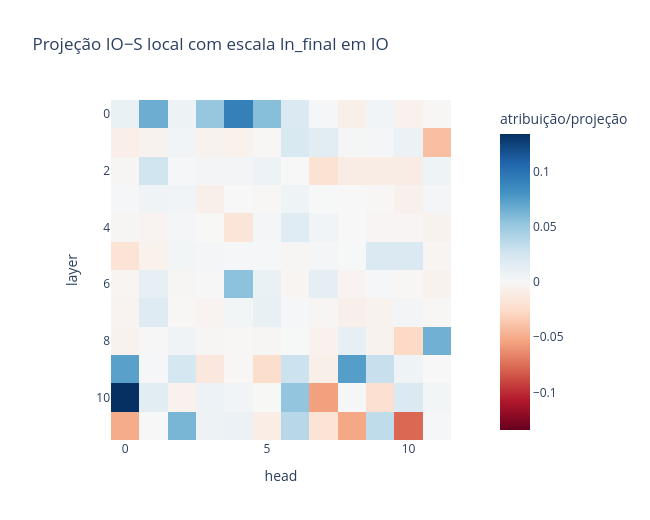
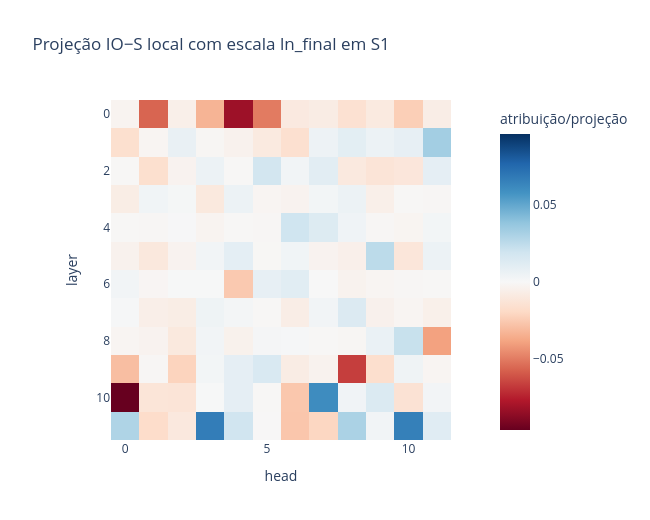
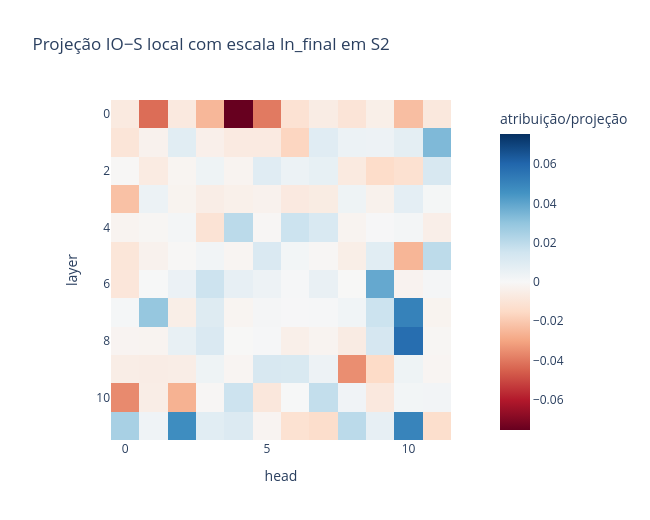
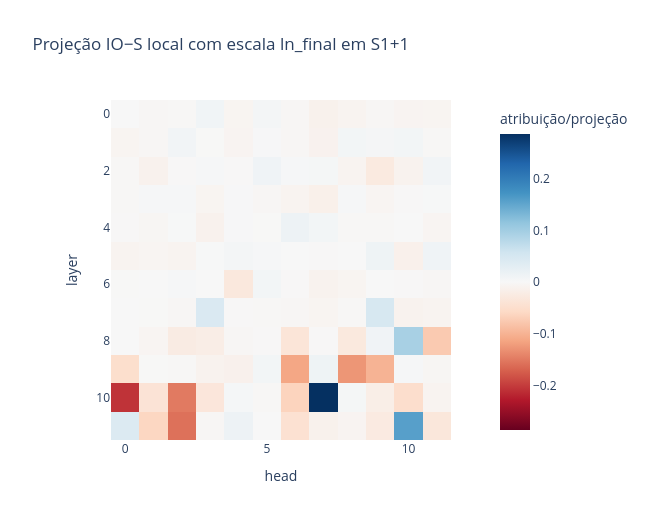

Source (notebook cell) for these figures, in order:
### Markdown cell above
## Projeção no logit com escala do `ln_final`

Centralizamos cada `hook_result` e aplicamos o `ln_final.hook_scale` específico de cada exemplo e posição antes da projeção na direção IO−S. Isso é **atribuição direta apenas em `END`**, onde o vetor pertence ao residual que alimenta imediatamente o unembedding. Em `IO`, `S1`, `S2` e `S1+1`, reportamos somente uma projeção local escalada: atenção posterior ainda pode transportar e transformar informação entre posições.

### Code cell
# A métrica recebe logits [batch, posição, vocabulário] e lê IO−S no END próprio de cada exemplo.
def metric(logits):
    return logit_difference(
        logits,
        dataset.io_token_ids.to(device),
        dataset.s_token_ids.to(device),
        dataset.positions["END"].to(device),
    )

was_use_attn_result = bool(model.cfg.use_attn_result)
model.set_use_attn_result(True)
try:
    # O cache guarda o resultado de cada head no pIOI e a fonte pABC usada no patching da próxima célula.
    cache_filter = lambda name: (
        name.endswith("attn.hook_result")
        or name == "ln_final.hook_scale"
    )
    ioi_logits, ioi_cache = model.run_with_cache(
        ioi_tokens,
        names_filter=cache_filter,
    )
    _, abc_cache = model.run_with_cache(
        abc_tokens,
        names_filter=lambda name: name.endswith("attn.hook_result"),
    )

    baseline = metric(ioi_logits).detach()
    rows = torch.arange(N_DEV, device=device)
    logit_directions = (
        model.W_U[:, dataset.io_token_ids.to(device)].T
        - model.W_U[:, dataset.s_token_ids.to(device)].T
    )
    final_ln_scale = ioi_cache["ln_final.hook_scale"]
    # A saída terá shape [layer, head, posição semântica], pronta para um mapa por posição.
    logit_projection = torch.empty(
        12, 12, len(SEMANTIC_POSITIONS), device=device
    )
    for layer in range(12):
        result = ioi_cache[f"blocks.{layer}.attn.hook_result"]
        for position_index, position in enumerate(SEMANTIC_POSITIONS):
            semantic_index = dataset.positions[position.value].to(device)
            selected = result[rows, semantic_index]
            centered = selected - selected.mean(dim=-1, keepdim=True)
            scale = final_ln_scale[rows, semantic_index][:, None, :]
            scaled = centered / scale
            logit_projection[layer, :, position_index] = (
                scaled * logit_directions[:, None, :]
            ).sum(dim=-1).mean(dim=0)
finally:
    model.set_use_attn_result(was_use_attn_result)

logit_projection = logit_projection.detach()
assert logit_projection.shape == (12, 12, len(SEMANTIC_POSITIONS))
# Só a fatia END é DLA: nas demais posições, o mapa é uma projeção local ainda sujeita a transporte posterior.
end_axis = SEMANTIC_POSITIONS.index(SemanticPosition.END)
dla_end = logit_projection[:, :, end_axis]
for position_index, position in enumerate(SEMANTIC_POSITIONS):
    is_direct = position is SemanticPosition.END
    title = (
        "DLA IO−S em END"
        if is_direct
        else f"Projeção IO−S local com escala ln_final em {position.value}"
    )
    fig = px.imshow(
        logit_projection[:, :, position_index].float().cpu().numpy(),
        labels={"x": "head", "y": "layer", "color": "atribuição/projeção"},
        title=title,
        color_continuous_scale="RdBu",
        color_continuous_midpoint=0,
        aspect="equal",
    )
    fig.update_layout(width=650, height=520)
    fig.show()
print(f"baseline IO−S: {baseline.item():.4f}")

### Figure 1 — Plotly figure (JSON) as saved in the notebook; plotly's stock layout.template omitted (floating-point values rounded to 4 significant figures; data arrays with more than 128 entries replaced by an {"elided": "..."} marker saying what was removed)
{"data": [{"coloraxis": "coloraxis", "hovertemplate": "head: %{x}<br>layer: %{y}<br>atribuição/projeção: %{z}<extra></extra>", "name": "0", "type": "heatmap", "xaxis": "x", "yaxis": "y", "z": {"elided": "12x12 float values"}}], "layout": {"coloraxis": {"autocolorscale": false, "cmid": 0, "colorbar": {"title": {"text": "atribuição/projeção"}}, "colorscale": [[0, "rgb(103,0,31)"], [0.1, "rgb(178,24,43)"], [0.2, "rgb(214,96,77)"], [0.3, "rgb(244,165,130)"], [0.4, "rgb(253,219,199)"], [0.5, "rgb(247,247,247)"], [0.6, "rgb(209,229,240)"], [0.7, "rgb(146,197,222)"], [0.8, "rgb(67,147,195)"], [0.9, "rgb(33,102,172)"], [1, "rgb(5,48,97)"]]}, "height": 520, "title": {"text": "Projeção IO−S local com escala ln_final em IO"}, "width": 650, "xaxis": {"anchor": "y", "constrain": "domain", "domain": [0, 1], "scaleanchor": "y", "title": {"text": "head"}}, "yaxis": {"anchor": "x", "autorange": "reversed", "constrain": "domain", "domain": [0, 1], "title": {"text": "layer"}}}}

### Figure 2 — Plotly figure (JSON) as saved in the notebook; plotly's stock layout.template omitted (floating-point values rounded to 4 significant figures; data arrays with more than 128 entries replaced by an {"elided": "..."} marker saying what was removed)
{"data": [{"coloraxis": "coloraxis", "hovertemplate": "head: %{x}<br>layer: %{y}<br>atribuição/projeção: %{z}<extra></extra>", "name": "0", "type": "heatmap", "xaxis": "x", "yaxis": "y", "z": {"elided": "12x12 float values"}}], "layout": {"coloraxis": {"autocolorscale": false, "cmid": 0, "colorbar": {"title": {"text": "atribuição/projeção"}}, "colorscale": [[0, "rgb(103,0,31)"], [0.1, "rgb(178,24,43)"], [0.2, "rgb(214,96,77)"], [0.3, "rgb(244,165,130)"], [0.4, "rgb(253,219,199)"], [0.5, "rgb(247,247,247)"], [0.6, "rgb(209,229,240)"], [0.7, "rgb(146,197,222)"], [0.8, "rgb(67,147,195)"], [0.9, "rgb(33,102,172)"], [1, "rgb(5,48,97)"]]}, "height": 520, "title": {"text": "Projeção IO−S local com escala ln_final em S1"}, "width": 650, "xaxis": {"anchor": "y", "constrain": "domain", "domain": [0, 1], "scaleanchor": "y", "title": {"text": "head"}}, "yaxis": {"anchor": "x", "autorange": "reversed", "constrain": "domain", "domain": [0, 1], "title": {"text": "layer"}}}}

### Figure 3 — Plotly figure (JSON) as saved in the notebook; plotly's stock layout.template omitted (floating-point values rounded to 4 significant figures; data arrays with more than 128 entries replaced by an {"elided": "..."} marker saying what was removed)
{"data": [{"coloraxis": "coloraxis", "hovertemplate": "head: %{x}<br>layer: %{y}<br>atribuição/projeção: %{z}<extra></extra>", "name": "0", "type": "heatmap", "xaxis": "x", "yaxis": "y", "z": {"elided": "12x12 float values"}}], "layout": {"coloraxis": {"autocolorscale": false, "cmid": 0, "colorbar": {"title": {"text": "atribuição/projeção"}}, "colorscale": [[0, "rgb(103,0,31)"], [0.1, "rgb(178,24,43)"], [0.2, "rgb(214,96,77)"], [0.3, "rgb(244,165,130)"], [0.4, "rgb(253,219,199)"], [0.5, "rgb(247,247,247)"], [0.6, "rgb(209,229,240)"], [0.7, "rgb(146,197,222)"], [0.8, "rgb(67,147,195)"], [0.9, "rgb(33,102,172)"], [1, "rgb(5,48,97)"]]}, "height": 520, "title": {"text": "Projeção IO−S local com escala ln_final em S2"}, "width": 650, "xaxis": {"anchor": "y", "constrain": "domain", "domain": [0, 1], "scaleanchor": "y", "title": {"text": "head"}}, "yaxis": {"anchor": "x", "autorange": "reversed", "constrain": "domain", "domain": [0, 1], "title": {"text": "layer"}}}}

### Figure 4 — Plotly figure (JSON) as saved in the notebook; plotly's stock layout.template omitted (floating-point values rounded to 4 significant figures; data arrays with more than 128 entries replaced by an {"elided": "..."} marker saying what was removed)
{"data": [{"coloraxis": "coloraxis", "hovertemplate": "head: %{x}<br>layer: %{y}<br>atribuição/projeção: %{z}<extra></extra>", "name": "0", "type": "heatmap", "xaxis": "x", "yaxis": "y", "z": {"elided": "12x12 float values"}}], "layout": {"coloraxis": {"autocolorscale": false, "cmid": 0, "colorbar": {"title": {"text": "atribuição/projeção"}}, "colorscale": [[0, "rgb(103,0,31)"], [0.1, "rgb(178,24,43)"], [0.2, "rgb(214,96,77)"], [0.3, "rgb(244,165,130)"], [0.4, "rgb(253,219,199)"], [0.5, "rgb(247,247,247)"], [0.6, "rgb(209,229,240)"], [0.7, "rgb(146,197,222)"], [0.8, "rgb(67,147,195)"], [0.9, "rgb(33,102,172)"], [1, "rgb(5,48,97)"]]}, "height": 520, "title": {"text": "Projeção IO−S local com escala ln_final em S1+1"}, "width": 650, "xaxis": {"anchor": "y", "constrain": "domain", "domain": [0, 1], "scaleanchor": "y", "title": {"text": "head"}}, "yaxis": {"anchor": "x", "autorange": "reversed", "constrain": "domain", "domain": [0, 1], "title": {"text": "layer"}}}}
